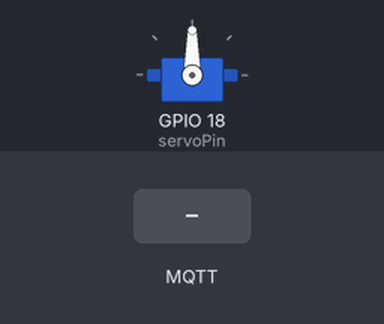
Recording of a sketch running on a simulated ESP32. Shown: servo. The test bench sets the inputs (shaded band). WiFi joins after 1.5 s; servers stay silent unless stated; no MQTT or app messages arrive unless stated; what the sketch prints to the serial monitor is not drawn.

Above: at 2.7 s.
2.8 s: MQTT message "0" arrives on the first subscribed topic
At 3.8 s:
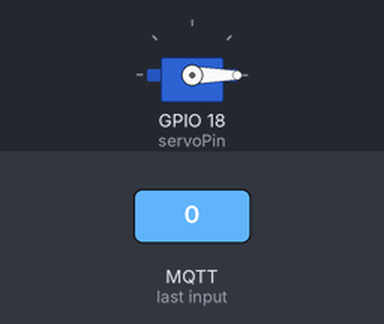
4.3 s: MQTT message "90" arrives on the first subscribed topic
At 5.1 s:
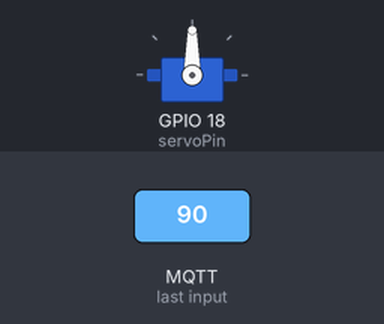
Timing chart, 0 to 7.3 s (numbered marks = the images above; inputs shaded):
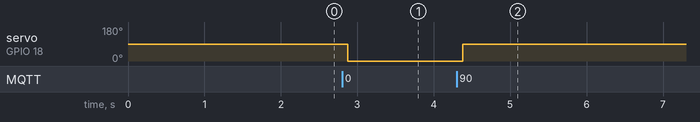

The sketch:

esp32_servo_controller.ino
```cpp
#include <WiFi.h>
#include <PubSubClient.h>
#include <ESP32Servo.h>
#include <ArduinoJson.h>

// WiFi credentials (gunakan WiFi simulator di Wokwi)
const char* ssid = "Wokwi-GUEST";
const char* password = "";

// MQTT Broker settings
const char* mqtt_server = "broker.hivemq.com";
const int mqtt_port = 1883;
const char* servo_topic = "esp32/servo/angle";        // Topic untuk servo angle (value langsung)
const char* distance_topic = "esp32/servo/distance";  // Topic untuk finger distance
const char* status_topic = "esp32/servo/status";      // Topic untuk status feedback
const char* client_id = "ESP32_Servo_Controller";

// Servo settings
const int servoPin = 18;  // Pin untuk servo
Servo myServo;

// WiFi and MQTT clients
WiFiClient espClient;
PubSubClient client(espClient);

// Variables
int currentServoAngle = 90;
unsigned long lastMessage = 0;

void setup() {
  Serial.begin(115200);
  Serial.println("Starting ESP32 Servo Controller...");

  // Initialize servo
  myServo.attach(servoPin);
  myServo.write(90);  // Start at middle position

  // Connect to WiFi
  setup_wifi();

  // Setup MQTT
  client.setServer(mqtt_server, mqtt_port);
  client.setCallback(callback);

  Serial.println("Setup complete. Ready to receive servo commands via MQTT.");
}

void setup_wifi() {
  delay(10);
  Serial.println();
  Serial.print("Connecting to ");
  Serial.println(ssid);

  WiFi.begin(ssid, password);

  while (WiFi.status() != WL_CONNECTED) {
    delay(500);
    Serial.print(".");
  }

  Serial.println("");
  Serial.println("WiFi connected");
  Serial.println("IP address: ");
  Serial.println(WiFi.localIP());
}

void callback(char* topic, byte* payload, unsigned int length) {
  // Convert payload to string/number
  String message = "";
  for (int i = 0; i < length; i++) {
    message += (char)payload[i];
  }

  Serial.print("Message received on topic: ");
  Serial.println(topic);
  Serial.print("Value: ");
  Serial.println(message);

  // Handle different topics without JSON parsing
  if (strcmp(topic, servo_topic) == 0) {
    // Direct servo angle value (0-180)
    int servoAngle = message.toInt();

    // Validate servo angle range
    if (servoAngle >= 0 && servoAngle <= 180) {
      servoAngle = constrain(servoAngle, 0, 180);

      // Move servo to new position
      myServo.write(servoAngle);
      currentServoAngle = servoAngle;

      Serial.print("✓ Servo moved to: ");
      Serial.print(servoAngle);
      Serial.println("°");

      // Send feedback status
      String status = "Servo: " + String(servoAngle) + "°";
      client.publish(status_topic, status.c_str());

      // Update last message time
      lastMessage = millis();
    } else {
      Serial.print("❌ Invalid servo angle: ");
      Serial.println(servoAngle);
    }
  }
  else if (strcmp(topic, distance_topic) == 0) {
    // Finger distance value (for monitoring/debugging)
    int fingerDistance = message.toInt();
    Serial.print("📏 Finger distance: ");
    Serial.print(fingerDistance);
    Serial.println("px");
  }
  else {
    Serial.print("⚠️ Unknown topic: ");
    Serial.println(topic);
  }
}

void reconnect() {
  // Loop until we're reconnected
  while (!client.connected()) {
    Serial.print("Attempting MQTT connection...");

    // Attempt to connect
    if (client.connect(client_id)) {
      Serial.println("connected");

      // Subscribe to multiple topics
      client.subscribe(servo_topic);
      client.subscribe(distance_topic);

      Serial.print("Subscribed to topics: ");
      Serial.print(servo_topic);
      Serial.print(", ");
      Serial.println(distance_topic);

      // Send initial status
      client.publish(status_topic, "ESP32 Servo Controller Ready");
    } else {
      Serial.print("failed, rc=");
      Serial.print(client.state());
      Serial.println(" try again in 5 seconds");
      delay(5000);
    }
  }
}

void loop() {
  if (!client.connected()) {
    reconnect();
  }
  client.loop();

  // Check if no message received for 5 seconds, return to center
  if (millis() - lastMessage > 5000 && currentServoAngle != 90) {
    Serial.println("No recent commands, returning servo to center position");
    myServo.write(90);
    currentServoAngle = 90;
    lastMessage = millis();
  }

  delay(100);  // Small delay to prevent excessive processing
}
```

Measured:
- after the input at 2.8 s, servo on GPIO 18 (servoPin): 90° → 0° after 0.07 s
- after the input at 4.3 s, servo on GPIO 18 (servoPin): 0° → 90° after 0.08 s instead of 3.6 s
